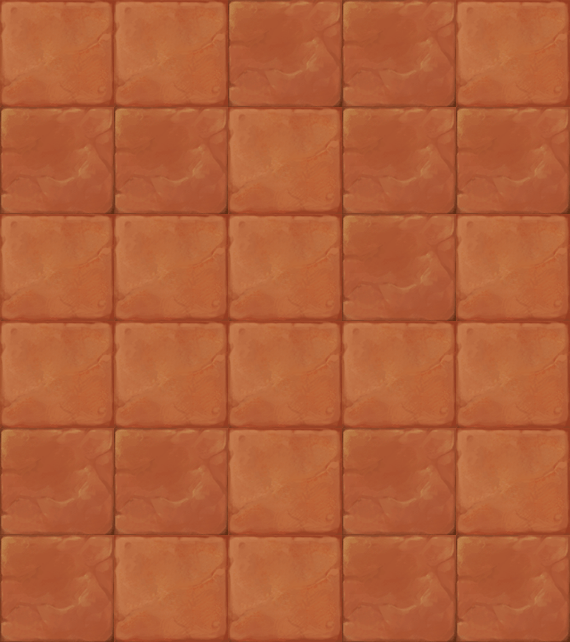

Tiled map render using the project's own tile images. Description and the map definition, with tile-layer contents summarised, below:
An orthogonal 5x6 tile map with 114x107 px tiles, 1 tile layer (块层 1).

<map version="1.0" orientation="orthogonal" width="5" height="6" tilewidth="114" tileheight="107">
 <tileset firstgid="1" name="map044" tilewidth="114" tileheight="107">
  <image source="map044.png" width="228" height="107" />
 </tileset>
 <layer name="块层 1" width="5" height="6">
  <data>[30 cells, 30 non-empty, 2 distinct tile ids]</data>
 </layer>
</map>
